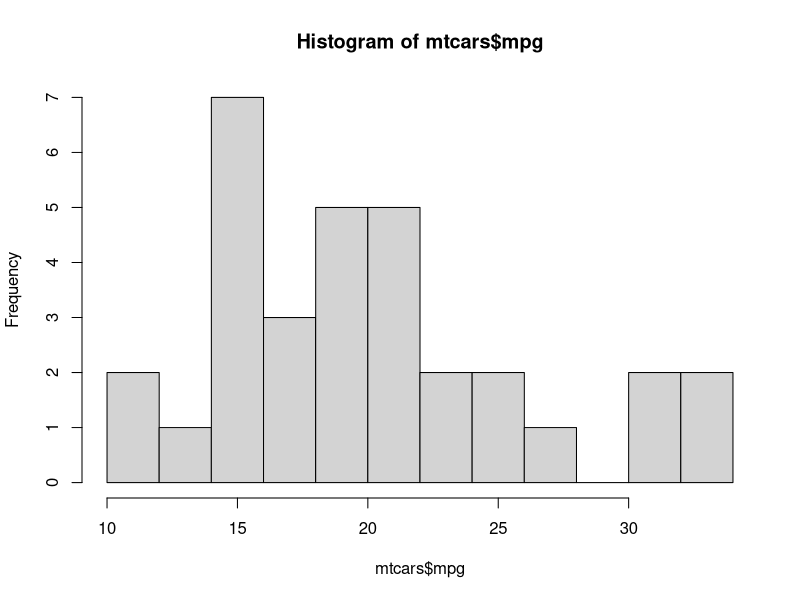

Source code (R):
data(mtcars)

## First is find the structure of your data
str(mtcars) ## 32 observation and 11 columns
head(mtcars) ## Check the first 5 rows of your data
fivenum(mtcars$mpg) ## Interquatile Range $$ Gives us 5 values, including, the min value, 25th percentile value, mid value, 75 percentile value, and maximum value
hist(mtcars$mpg, breaks = 10) ## Histogram of frequency against mpg
IQR(mtcars$mpg) ## Interquatile range, between 75 and 25th percentile
